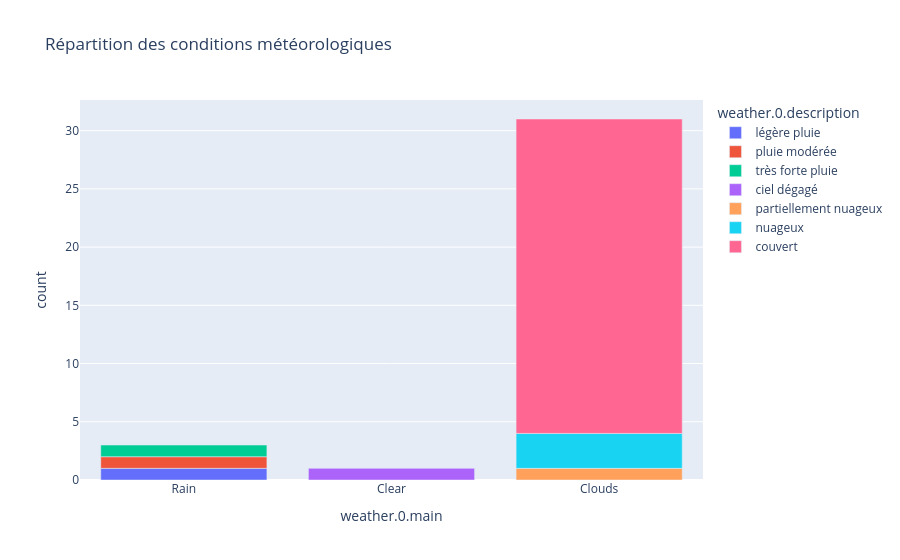

The notebook cell this image was saved under:
### Code cell
fig

### Figure 1 — Plotly figure (JSON) as saved in the notebook; plotly's stock layout.template omitted (floating-point values rounded to 4 significant figures)
{"data": [{"hovertemplate": "weather.0.description=légère pluie<br>weather.0.main=%{x}<br>count=%{y}<extra></extra>", "legendgroup": "légère pluie", "marker": {"color": "#636efa", "pattern": {"shape": ""}}, "name": "légère pluie", "orientation": "v", "showlegend": true, "textposition": "auto", "type": "bar", "x": ["Rain"], "xaxis": "x", "y": [1], "yaxis": "y"}, {"hovertemplate": "weather.0.description=pluie modérée<br>weather.0.main=%{x}<br>count=%{y}<extra></extra>", "legendgroup": "pluie modérée", "marker": {"color": "#EF553B", "pattern": {"shape": ""}}, "name": "pluie modérée", "orientation": "v", "showlegend": true, "textposition": "auto", "type": "bar", "x": ["Rain"], "xaxis": "x", "y": [1], "yaxis": "y"}, {"hovertemplate": "weather.0.description=très forte pluie<br>weather.0.main=%{x}<br>count=%{y}<extra></extra>", "legendgroup": "très forte pluie", "marker": {"color": "#00cc96", "pattern": {"shape": ""}}, "name": "très forte pluie", "orientation": "v", "showlegend": true, "textposition": "auto", "type": "bar", "x": ["Rain"], "xaxis": "x", "y": [1], "yaxis": "y"}, {"hovertemplate": "weather.0.description=ciel dégagé<br>weather.0.main=%{x}<br>count=%{y}<extra></extra>", "legendgroup": "ciel dégagé", "marker": {"color": "#ab63fa", "pattern": {"shape": ""}}, "name": "ciel dégagé", "orientation": "v", "showlegend": true, "textposition": "auto", "type": "bar", "x": ["Clear"], "xaxis": "x", "y": [1], "yaxis": "y"}, {"hovertemplate": "weather.0.description=partiellement nuageux<br>weather.0.main=%{x}<br>count=%{y}<extra></extra>", "legendgroup": "partiellement nuageux", "marker": {"color": "#FFA15A", "pattern": {"shape": ""}}, "name": "partiellement nuageux", "orientation": "v", "showlegend": true, "textposition": "auto", "type": "bar", "x": ["Clouds"], "xaxis": "x", "y": [1], "yaxis": "y"}, {"hovertemplate": "weather.0.description=nuageux<br>weather.0.main=%{x}<br>count=%{y}<extra></extra>", "legendgroup": "nuageux", "marker": {"color": "#19d3f3", "pattern": {"shape": ""}}, "name": "nuageux", "orientation": "v", "showlegend": true, "textposition": "auto", "type": "bar", "x": ["Clouds"], "xaxis": "x", "y": [3], "yaxis": "y"}, {"hovertemplate": "weather.0.description=couvert<br>weather.0.main=%{x}<br>count=%{y}<extra></extra>", "legendgroup": "couvert", "marker": {"color": "#FF6692", "pattern": {"shape": ""}}, "name": "couvert", "orientation": "v", "showlegend": true, "textposition": "auto", "type": "bar", "x": ["Clouds"], "xaxis": "x", "y": [27], "yaxis": "y"}], "layout": {"barmode": "relative", "legend": {"title": {"text": "weather.0.description"}, "tracegroupgap": 0}, "title": {"text": "Répartition des conditions météorologiques"}, "xaxis": {"anchor": "y", "domain": [0, 1], "title": {"text": "weather.0.main"}}, "yaxis": {"anchor": "x", "domain": [0, 1], "title": {"text": "count"}}}}
